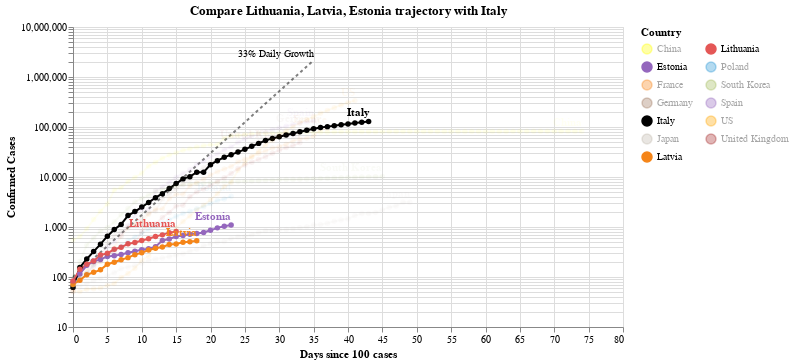

The notebook cell saved with this chart:
### Code cell
#hide_input
chart3 = make_since_chart(['Lithuania', 'Latvia', 'Estonia'])
chart3

### Figure 1 — Vega-Lite specification as saved in the notebook (floating-point values rounded to 4 significant figures; data arrays with more than 128 entries replaced by an {"elided": "..."} marker saying what was removed)
{"config": {"view": {"continuousWidth": 400, "continuousHeight": 300}}, "layer": [{"mark": {"type": "line", "color": "black", "opacity": 0.5, "strokeDash": [3, 3]}, "encoding": {"x": {"type": "quantitative", "field": "Days since 100 cases"}, "y": {"type": "quantitative", "field": "Confirmed Cases"}}}, {"mark": {"type": "text", "align": "right", "dy": -6, "fontSize": 10, "text": "33% Daily Growth"}, "encoding": {"x": {"type": "quantitative", "field": "Days since 100 cases"}, "y": {"type": "quantitative", "field": "Confirmed Cases"}}, "transform": [{"filter": "(datum['Days since 100 cases'] >= 35)"}]}, {"data": {"name": "data-3a6b4a19fb9b04bf82e7a4703047c5cf"}, "mark": {"type": "line", "point": true}, "encoding": {"color": {"type": "nominal", "field": "Country", "legend": {"columns": 2}, "scale": {"domain": ["China", "Estonia", "France", "Germany", "Italy", "Japan", "Latvia", "Lithuania", "Poland", "South Korea", "Spain", "US", "United Kingdom"], "range": ["yellow", "#9467bd", "#F58518", "#9D755D", "black", "#C1B7AD", "#F58518", "#E45756", "#2495D3", "#A1BA59", "#9467bd", "orange", "brown"]}}, "opacity": {"condition": {"value": 1, "selection": "selector002"}, "value": 0.05}, "tooltip": [{"type": "nominal", "field": "Country"}, {"type": "temporal", "field": "Date"}, {"type": "quantitative", "field": "Confirmed Cases"}, {"type": "quantitative", "field": "Days since 100 cases"}], "x": {"type": "quantitative", "field": "Days since 100 cases"}, "y": {"type": "quantitative", "field": "Confirmed Cases", "scale": {"type": "log"}}}, "selection": {"selector002": {"type": "multi", "fields": ["Country"], "bind": "legend", "init": [{"Country": "Lithuania"}, {"Country": "Latvia"}, {"Country": "Estonia"}, {"Country": "Italy"}]}}, "width": 550}, {"data": {"name": "data-3a6b4a19fb9b04bf82e7a4703047c5cf"}, "mark": {"type": "text", "align": "right", "dy": -8, "fontWeight": "bold"}, "encoding": {"color": {"type": "nominal", "field": "Country", "legend": {"columns": 2}, "scale": {"domain": ["China", "Estonia", "France", "Germany", "Italy", "Japan", "Latvia", "Lithuania", "Poland", "South Korea", "Spain", "US", "United Kingdom"], "range": ["yellow", "#9467bd", "#F58518", "#9D755D", "black", "#C1B7AD", "#F58518", "#E45756", "#2495D3", "#A1BA59", "#9467bd", "orange", "brown"]}}, "opacity": {"condition": {"value": 1, "selection": "selector002"}, "value": 0.05}, "text": {"type": "nominal", "field": "Country"}, "tooltip": [{"type": "nominal", "field": "Country"}, {"type": "temporal", "field": "Date"}, {"type": "quantitative", "field": "Confirmed Cases"}, {"type": "quantitative", "field": "Days since 100 cases"}], "x": {"type": "quantitative", "field": "Days since 100 cases"}, "y": {"type": "quantitative", "field": "Confirmed Cases", "scale": {"type": "log"}}}, "transform": [{"filter": "(datum['Date'] >= 1586044800000)"}], "width": 550}], "data": {"name": "data-c1a3bbf4dd040f2e7e8e7a69520e3c2a"}, "title": "Compare Lithuania, Latvia, Estonia trajectory with Italy", "$schema": "https://vega.github.io/schema/vega-lite/v4.0.2.json", "datasets": {"data-c1a3bbf4dd040f2e7e8e7a69520e3c2a": [{"Days since 100 cases": 0, "Confirmed Cases": 100.0}, {"Days since 100 cases": 1, "Confirmed Cases": 133.0}, {"Days since 100 cases": 2, "Confirmed Cases": 176.9}, {"Days since 100 cases": 3, "Confirmed Cases": 235.3}, {"Days since 100 cases": 4, "Confirmed Cases": 312.9}, {"Days since 100 cases": 5, "Confirmed Cases": 416.2}, {"Days since 100 cases": 6, "Confirmed Cases": 553.5}, {"Days since 100 cases": 7, "Confirmed Cases": 736.1}, {"Days since 100 cases": 8, "Confirmed Cases": 979.1}, {"Days since 100 cases": 9, "Confirmed Cases": 1302.0}, {"Days since 100 cases": 10, "Confirmed Cases": 1732.0}, {"Days since 100 cases": 11, "Confirmed Cases": 2303.0}, {"Days since 100 cases": 12, "Confirmed Cases": 3064.0}, {"Days since 100 cases": 13, "Confirmed Cases": 4074.0}, {"Days since 100 cases": 14, "Confirmed Cases": 5419.0}, {"Days since 100 cases": 15, "Confirmed Cases": 7207.0}, {"Days since 100 cases": 16, "Confirmed Cases": 9586.0}, {"Days since 100 cases": 17, "Confirmed Cases": 12750.0}, {"Days since 100 cases": 18, "Confirmed Cases": 16960.0}, {"Days since 100 cases": 19, "Confirmed Cases": 22550.0}, {"Days since 100 cases": 20, "Confirmed Cases": 29990.0}, {"Days since 100 cases": 21, "Confirmed Cases": 39890.0}, {"Days since 100 cases": 22, "Confirmed Cases": 53060.0}, {"Days since 100 cases": 23, "Confirmed Cases": 70560.0}, {"Days since 100 cases": 24, "Confirmed Cases": 93850.0}, {"Days since 100 cases": 25, "Confirmed Cases": 124800.0}, {"Days since 100 cases": 26, "Confirmed Cases": 166000.0}, {"Days since 100 cases": 27, "Confirmed Cases": 220800.0}, {"Days since 100 cases": 28, "Confirmed Cases": 293700.0}, {"Days since 100 cases": 29, "Confirmed Cases": 390600.0}, {"Days since 100 cases": 30, "Confirmed Cases": 519500.0}, {"Days since 100 cases": 31, "Confirmed Cases": 690900.0}, {"Days since 100 cases": 32, "Confirmed Cases": 918900.0}, {"Days since 100 cases": 33, "Confirmed Cases": 1222000.0}, {"Days since 100 cases": 34, "Confirmed Cases": 1625000.0}, {"Days since 100 cases": 35, "Confirmed Cases": 2162000.0}], "data-3a6b4a19fb9b04bf82e7a4703047c5cf": {"elided": "485 records"}}}
